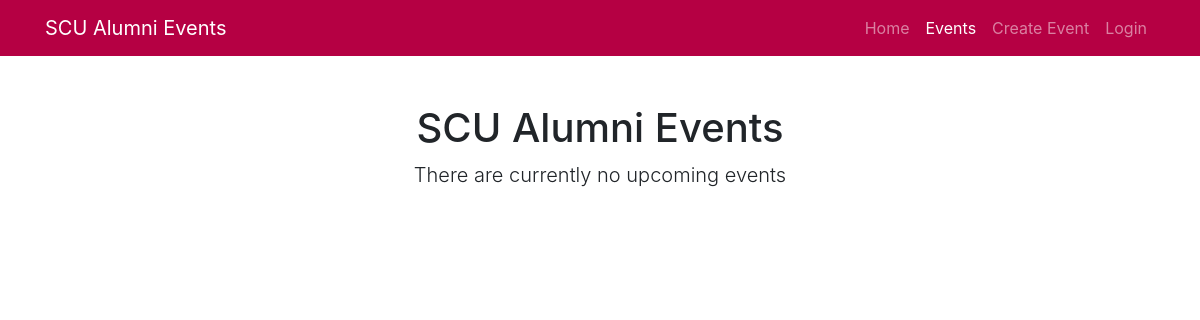
Before: /attendance/events/ with the older database file.
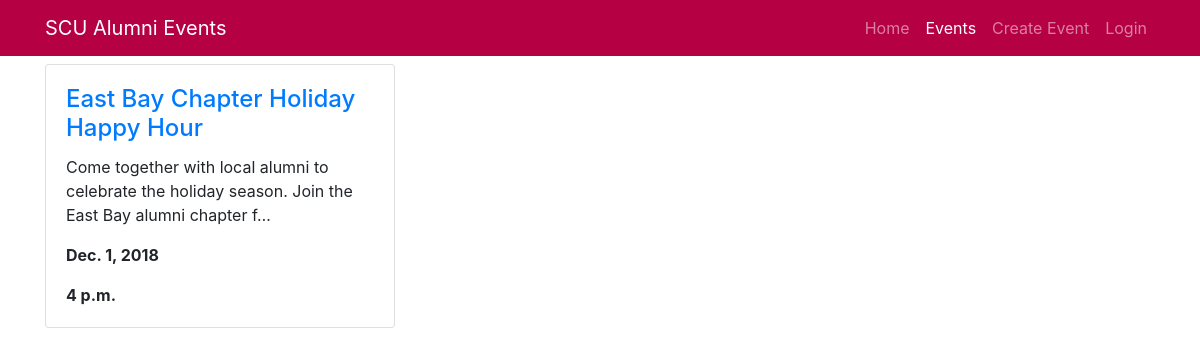
After: the same page with the newer database file.
### attendance/models.py (models this page shows, shortened)
class Event(models.Model):
    name = models.CharField(max_length=200, help_text='Enter an event name')
    description = models.TextField(
        max_length=1500, help_text='Enter an event description')
    location = models.CharField(
        max_length=75, help_text='Enter location of event')
    date = models.DateField()
    time = models.TimeField()
    numAttend = models.IntegerField(default=0)
    approved = models.BooleanField(default=False)
    event_fName = models.CharField(
        max_length=45, help_text='Enter your first name', null=True)
    event_lName = models.CharField(
        max_length=45, help_text='Enter your last name', null=True)
    event_email = models.EmailField(null=True)
    event_school = models.CharField(
        max_length=50, help_text='Enter school graduated from', null=True)
    event_yearGrad = models.PositiveSmallIntegerField(
        help_text='Enter graduation year', null=True)
    event_major = models.CharField(
        max_length=70, help_text='Enter your major', null=True)

### attendance/views.py (the view)
# urls.py: path('events/', views.EventListView.as_view(), name='events'),
class EventListView(generic.ListView):
    model = Event
    query_set = Event.objects.filter(date__gte=today).exclude(
        approved=False).order_by('date', 'time')[:21]
    template_name = 'listPage.html'
    def get_queryset(self):
        return self.query_set.all()  # all forces the query set to update

### attendance/templates/listPage.html (shortened to what this page needs)
<!DOCTYPE html>
<html lang="en">
<head>
  <link rel="stylesheet" href="https://stackpath.bootstrapcdn.com/bootstrap/4.1.3/css/bootstrap.min.css">
  <link href="https://s3-us-west-2.amazonaws.com/alumrecording/css/3-col-portfolio.css" rel="stylesheet">
</head>
<body>
  {% block navbar %}
  <nav class="navbar navbar-expand-lg navbar-dark fixed-top" style="background-color: #B50043">
    <div class="container">
      <a class="navbar-brand" href="{% url 'index' %}">SCU Alumni Events</a>
      <div class="collapse navbar-collapse" id="navbarResponsive">
        <ul class="navbar-nav ml-auto">
          <li class="nav-item">
            <a class="nav-link" href="{% url 'index' %}">Home</a>
          </li>
          <li class="nav-item active">
            <a class="nav-link" href="{% url 'events' %}">Events
            </a>
          </li>
          <li class="nav-item">
            <a class="nav-link" href="{% url 'new_event' %}">Create Event</a>
          </li>
          <li class="nav-item">
            {% if user.is_authenticated %}
            <a class="nav-link" href="{% url 'logout' %}">Logout</a>
            {% else %}
            <a class="nav-link" href="{% url 'login' %}">Login</a>
            {% endif %}
          </li>
        </ul>
      </div>
    </div>
  </nav>
  {% endblock %}
  {% block content %}
  <div class="container">
    <h1>Events List</h1>
    {% if event_list %}
    <div class="row mt-3">
      {% for event in event_list %}
      <div class="col-lg-4 col-sm-6 portfolio-item">
        <div class="card h-100">
          <div class="card-body">
            <h4 class="card-title">
              <a href="{% url 'event_detail' event.pk %}">{{ event.name }}</a>
            </h4>
            <p class="card-text">{{ event.description|truncatechars:100 }}</p>
            <p class="card-text"><strong>{{ event.date }}</strong></p>
            <p class="card-text"><strong>{{ event.time }}</strong></p>
          </div>
        </div>
      </div>
      {% endfor %}
    </div>
    {% else %}
    <div class="row">
      <div class="col-lg-12 text-center">
        <h1 class="mt-5">SCU Alumni Events</h1>
        <p class="lead">There are currently no upcoming events</p>
      </div>
    </div>
    {% endif %}
    {% endblock %}
</body>
</html>

Changed rows visible on the page:
now on this page (row edited): Event: name "East Bay Chapter Holiday Happy Hour", description "Come together with local alumni to celebrate the holiday season. Join the East Bay alumni chapter f…", date "Dec. 1, 2018", time "4 p.m."
Other visible differences:
text no longer shown: "SCU Alumni Events There are currently no upcoming events"
